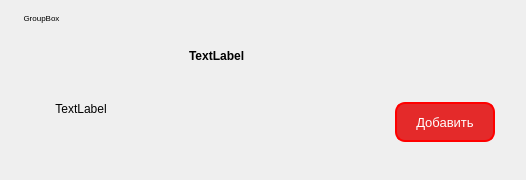
<?xml version="1.0" encoding="UTF-8"?>
<ui version="4.0">
 <class>item</class>
 <widget class="QWidget" name="item">
  <property name="geometry">
   <rect>
    <x>0</x>
    <y>0</y>
    <width>526</width>
    <height>180</height>
   </rect>
  </property>
  <property name="font">
   <font>
    <family>Arial</family>
    <pointsize>10</pointsize>
    <weight>75</weight>
    <bold>true</bold>
   </font>
  </property>
  <property name="windowTitle">
   <string>Form</string>
  </property>
  <layout class="QGridLayout" name="gridLayout">
   <item row="0" column="1">
    <widget class="QGroupBox" name="widget">
     <property name="font">
      <font>
       <family>Arial</family>
       <pointsize>6</pointsize>
       <weight>50</weight>
       <bold>false</bold>
      </font>
     </property>
     <property name="styleSheet">
      <string notr="true">border: white;</string>
     </property>
     <property name="title">
      <string>GroupBox</string>
     </property>
     <layout class="QGridLayout" name="gridLayout_2">
      <item row="1" column="7">
       <spacer name="horizontalSpacer_3">
        <property name="orientation">
         <enum>Qt::Horizontal</enum>
        </property>
        <property name="sizeHint" stdset="0">
         <size>
          <width>40</width>
          <height>20</height>
         </size>
        </property>
       </spacer>
      </item>
      <item row="1" column="5">
       <widget class="QLabel" name="label_2">
        <property name="sizePolicy">
         <sizepolicy hsizetype="Minimum" vsizetype="Maximum">
          <horstretch>0</horstretch>
          <verstretch>0</verstretch>
         </sizepolicy>
        </property>
        <property name="minimumSize">
         <size>
          <width>200</width>
          <height>0</height>
         </size>
        </property>
        <property name="maximumSize">
         <size>
          <width>600</width>
          <height>30</height>
         </size>
        </property>
        <property name="font">
         <font>
          <family>Arial</family>
          <weight>75</weight>
          <bold>true</bold>
         </font>
        </property>
        <property name="text">
         <string>TextLabel</string>
        </property>
       </widget>
      </item>
      <item row="1" column="2">
       <spacer name="horizontalSpacer_2">
        <property name="orientation">
         <enum>Qt::Horizontal</enum>
        </property>
        <property name="sizeHint" stdset="0">
         <size>
          <width>40</width>
          <height>20</height>
         </size>
        </property>
       </spacer>
      </item>
      <item row="1" column="4">
       <spacer name="horizontalSpacer">
        <property name="orientation">
         <enum>Qt::Horizontal</enum>
        </property>
        <property name="sizeType">
         <enum>QSizePolicy::Fixed</enum>
        </property>
        <property name="sizeHint" stdset="0">
         <size>
          <width>40</width>
          <height>20</height>
         </size>
        </property>
       </spacer>
      </item>
      <item row="2" column="7">
       <widget class="QPushButton" name="btn_add">
        <property name="sizePolicy">
         <sizepolicy hsizetype="Minimum" vsizetype="Maximum">
          <horstretch>0</horstretch>
          <verstretch>0</verstretch>
         </sizepolicy>
        </property>
        <property name="minimumSize">
         <size>
          <width>100</width>
          <height>40</height>
         </size>
        </property>
        <property name="font">
         <font>
          <family>Segoe UI</family>
          <pointsize>10</pointsize>
          <weight>50</weight>
          <bold>false</bold>
         </font>
        </property>
        <property name="styleSheet">
         <string notr="true">QPushButton {
background-color: #E42A2A;
border: 2px solid red;
border-radius: 10px;
color: white;
}

QPushButton:hover {
background-color: red;
border: 2px solid red;
}</string>
        </property>
        <property name="text">
         <string>Добавить</string>
        </property>
       </widget>
      </item>
      <item row="1" column="1" rowspan="2">
       <widget class="QLabel" name="label">
        <property name="sizePolicy">
         <sizepolicy hsizetype="Maximum" vsizetype="Maximum">
          <horstretch>0</horstretch>
          <verstretch>0</verstretch>
         </sizepolicy>
        </property>
        <property name="minimumSize">
         <size>
          <width>100</width>
          <height>100</height>
         </size>
        </property>
        <property name="maximumSize">
         <size>
          <width>60</width>
          <height>60</height>
         </size>
        </property>
        <property name="text">
         <string>TextLabel</string>
        </property>
        <property name="scaledContents">
         <bool>true</bool>
        </property>
        <property name="alignment">
         <set>Qt::AlignCenter</set>
        </property>
       </widget>
      </item>
     </layout>
    </widget>
   </item>
   <item row="0" column="0">
    <spacer name="horizontalSpacer_4">
     <property name="orientation">
      <enum>Qt::Horizontal</enum>
     </property>
     <property name="sizeHint" stdset="0">
      <size>
       <width>40</width>
       <height>20</height>
      </size>
     </property>
    </spacer>
   </item>
   <item row="0" column="3">
    <spacer name="horizontalSpacer_5">
     <property name="orientation">
      <enum>Qt::Horizontal</enum>
     </property>
     <property name="sizeHint" stdset="0">
      <size>
       <width>40</width>
       <height>20</height>
      </size>
     </property>
    </spacer>
   </item>
  </layout>
 </widget>
 <resources/>
 <connections/>
</ui>
